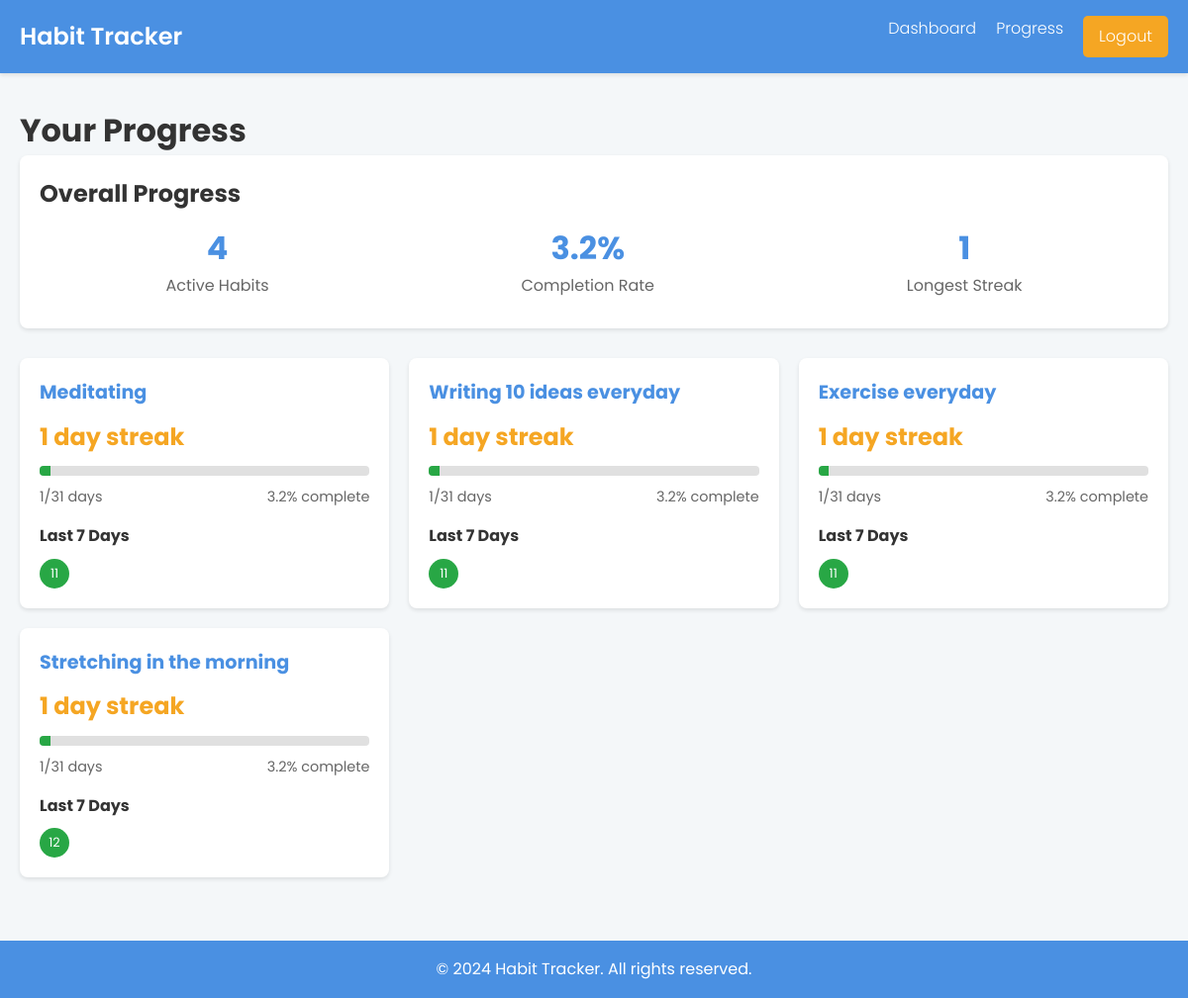
Screenshot of /habits/progress/ (signed in) with the database file from the repository.
### habits/models.py (models this page shows, shortened)
class Habit(models.Model):
    user = models.ForeignKey(User, on_delete=models.CASCADE)
    name = models.CharField(max_length=100)
    description = models.TextField(blank=True)
    created_at = models.DateTimeField(auto_now_add=True)

class Progress(models.Model):
    user = models.ForeignKey(User, on_delete=models.CASCADE)
    habit = models.ForeignKey(Habit, on_delete=models.CASCADE)
    date = models.DateField()
    completed = models.BooleanField(default=False)
    class Meta:
        unique_together = ('user', 'habit', 'date')

### habits/views.py (the view)
# urls.py: path('progress/', views.progress, name='progress'),
@login_required
def progress(request):
    habits = Habit.objects.filter(user=request.user)
    progress_data = {}
    active_habits_count = 0
    total_completion_rate = 0
    longest_streak = 0
    for habit in habits:
        habit_data = {}
        today = timezone.now().date()
        thirty_days_ago = today - timedelta(days=30)
        progress_list = Progress.objects.filter(
            user=request.user,
            habit=habit,
            date__gte=thirty_days_ago,
            date__lte=today
        ).order_by('-date')
        completed_days = progress_list.filter(completed=True).count()
        total_days = (today - thirty_days_ago).days + 1
        completion_rate = (completed_days / total_days) * 100
        current_streak = 0
        for progress in progress_list:
            if progress.completed:
                current_streak += 1
            else:
                break
        longest_streak = max(longest_streak, current_streak)
        habit_data = {
            'current_streak': current_streak,
            'completion_rate': round(completion_rate, 1),
            'completed_days': completed_days,
            'total_days': total_days,
            'recent_progress': progress_list[:7]  # Keep the last 7 days of progress
        }
        progress_data[habit] = habit_data
        active_habits_count += 1
        total_completion_rate += completion_rate
    overall_completion_rate = round(total_completion_rate / active_habits_count if active_habits_count > 0 else 0, 1)
    context = {
        'progress_data': progress_data,
        'active_habits_count': active_habits_count,
        'overall_completion_rate': overall_completion_rate,
        'longest_streak': longest_streak,
    }
    return render(request, 'habits/progress.html', context)

### templates/habits/progress.html (shortened to what this page needs)
{% extends 'base.html' %}
{% block content %}
<h1>Your Progress</h1>
<section class="progress-summary">
    <h2>Overall Progress</h2>
    <div class="summary-stats">
        <div class="stat">
            <div class="stat-value">{{ active_habits_count }}</div>
            <div class="stat-label">Active Habits</div>
        </div>
        <div class="stat">
            <div class="stat-value">{{ overall_completion_rate }}%</div>
            <div class="stat-label">Completion Rate</div>
        </div>
        <div class="stat">
            <div class="stat-value">{{ longest_streak }}</div>
            <div class="stat-label">Longest Streak</div>
        </div>
    </div>
</section>
<section class="habits-progress">
    {% for habit, data in progress_data.items %}
        <div class="habit-card">
            <div class="habit-title">{{ habit.name }}</div>
            <div class="habit-streak">{{ data.current_streak }} day streak</div>
            <div class="progress-bar">
                <div class="progress-bar-fill" style="width: {{ data.completion_rate }}%;"></div>
            </div>
            <div class="habit-stats">
                <span>{{ data.completed_days }}/{{ data.total_days }} days</span>
                <span>{{ data.completion_rate }}% complete</span>
            </div>
            <div class="recent-progress">
                <h3>Last 7 Days</h3>
                {% for progress in data.recent_progress %}
                    <span class="day-progress {% if progress.completed %}completed{% endif %}" title="{{ progress.date|date:'Y-m-d' }}">
                        {{ progress.date|date:'d' }}
                    </span>
                {% endfor %}
            </div>
        </div>
    {% empty %}
        <p>No habits tracked yet. Start adding habits to see your progress!</p>
    {% endfor %}
</section>
{% endblock %}

### templates/base.html (shortened to what this page needs)
<!DOCTYPE html>
<html lang="en">
<head>
</head>
<body>
    <header>
        <div class="container">
            <nav>
                <div class="logo">Habit Tracker</div>
                <div class="nav-links">
                    {% if user.is_authenticated %}
                        <a href="{% url 'dashboard' %}">Dashboard</a>
                        <a href="{% url 'progress' %}">Progress</a>
                        <a href="{% url 'login' %}" class="btn">Logout</a>
                    {% else %}
                        <a href="{% url 'login' %}">Login</a>
                        <a href="{% url 'signup' %}" class="btn">Sign Up</a>
                    {% endif %}
                </div>
            </nav>
        </div>
    </header>
    <main>
        <div class="container">
            {% block content %}
            {% endblock %}
        </div>
    </main>
    <footer>
        <div class="container">
            <p>&copy; 2024 Habit Tracker. All rights reserved.</p>
        </div>
    </footer>
</body>
</html>

### templates/base.html (style rules this page uses)
:root { --primary-color: #4a90e2; --secondary-color: #f5a623; --background-color: #f4f7f9; --text-color: #333; --light-text-color: #666; --white: #ffffff; --success-color: #28a745; --error-color: #dc3545; }
* { margin: 0; padding: 0; box-sizing: border-box; }
body { font-family: 'Poppins', Arial, sans-serif; line-height: 1.6; color: var(--text-color); background-color: var(--background-color); }
.container { max-width: 1200px; margin: 0 auto; padding: 0 20px; }
header { background-color: var(--primary-color); color: var(--white); padding: 1rem 0; box-shadow: 0 2px 4px rgba(0, 0, 0, 0.1); }
nav { display: flex; justify-content: space-between; align-items: center; }
.logo { font-size: 1.5rem; font-weight: 600; }
.nav-links { display: flex; gap: 20px; }
.nav-links a { color: var(--white); text-decoration: none; font-weight: 300; transition: opacity 0.3s ease; }
main { padding: 2rem 0; }
footer { background-color: var(--primary-color); color: var(--white); text-align: center; padding: 1rem 0; margin-top: 2rem; }
.btn { display: inline-block; padding: 0.5rem 1rem; background-color: var(--secondary-color); color: var(--white); text-decoration: none; border: none; border-radius: 5px; cursor: pointer; transition: background-color 0.3s ease; }

### templates/habits/progress.html (style rules this page uses)
.progress-summary { background-color: var(--white); border-radius: 8px; box-shadow: 0 2px 4px rgba(0, 0, 0, 0.1); padding: 20px; margin-bottom: 30px; }
.summary-stats { display: flex; justify-content: space-around; flex-wrap: wrap; }
.stat { text-align: center; padding: 10px; }
.stat-value { font-size: 2rem; font-weight: bold; color: var(--primary-color); }
.stat-label { color: var(--light-text-color); }
.habits-progress { display: grid; grid-template-columns: repeat(auto-fill, minmax(300px, 1fr)); gap: 20px; }
.habit-card { background-color: var(--white); border-radius: 8px; box-shadow: 0 2px 4px rgba(0, 0, 0, 0.1); padding: 20px; }
.habit-title { font-size: 1.2rem; font-weight: bold; margin-bottom: 10px; color: var(--primary-color); }
.habit-streak { font-size: 1.5rem; font-weight: bold; color: var(--secondary-color); margin-bottom: 10px; }
.progress-bar { background-color: #e0e0e0; border-radius: 4px; height: 10px; margin-bottom: 10px; overflow: hidden; }
.progress-bar-fill { background-color: var(--success-color); height: 100%; transition: width 0.3s ease; }
.habit-stats { display: flex; justify-content: space-between; color: var(--light-text-color); font-size: 0.9rem; margin-bottom: 15px; }
.recent-progress { margin-top: 15px; }
.recent-progress h3 { font-size: 1rem; color: var(--text-color); margin-bottom: 10px; }
.day-progress { display: inline-block; width: 30px; height: 30px; line-height: 30px; text-align: center; border-radius: 50%; background-color: #e0e0e0; color: var(--text-color); font-size: 0.8rem; margin-right: 5px; }
.day-progress.completed { background-color: var(--success-color); color: var(--white); }

### rows the page displays
Habit: name "Meditating", current_streak "1", completed_days "1", total_days "31", completion_rate "3.2"
Progress: date "11"
Habit: name "Writing 10 ideas everyday", current_streak "1", completed_days "1", total_days "31", completion_rate "3.2"
Progress: date "11"
Habit: name "Exercise everyday", current_streak "1", completed_days "1", total_days "31", completion_rate "3.2"
Progress: date "11"
Habit: name "Stretching in the morning", current_streak "1", completed_days "1", total_days "31", completion_rate "3.2"
Progress: date "12"

### other values shown
{{ active_habits_count }} "4"
{{ overall_completion_rate }} "3.2"
{{ longest_streak }} "1"
